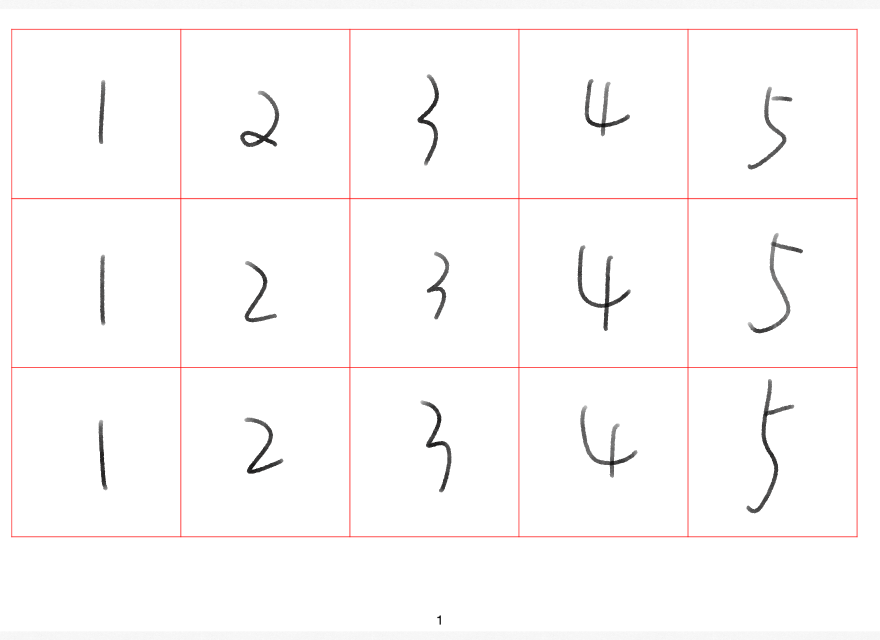
#> input picture Image_Video_Recognition/original_dataset/cheng/13.png, 2640 x 1920 px (shown at 1/3 size)
$ jupyter execute --allow-errors clip_img.ipynb
#> lines starting #> are read from the running program, lines starting #| are printed output that depends on the picture
[cell 1]
import cv2

img = cv2.imread('a.png')

#> (a cell that did not finish here is left out)

[cell 3]
# col = [[30,440], [445,855], [860, 1270], [1275, 1685], [1690, 2100]]
# row = [[100, 510], [515, 925], [930, 1340]]
col = [[43,535], [548,1040], [1058, 1550], [1563, 2055], [2068, 2560]]
row = [[98, 590], [608, 1100], [1113, 1605]]

[cell 4]
row, col

[cell 5]
# for col_idx in col:
#     for row_idx in row:
#         sub = img[col_idx[0]:col_idx[1], row_idx[0]:row_idx[1]]

def clip2(img, prefix_list, prefix_idx=0, start_idx=1, out_dir='./temp/'):
    for i in range(15):
        c = int(i/3)
        r = i%3
        perfix=prefix_list[prefix_idx]

        col_idx = col[c]
        row_idx = row[r]
        sub = img[row_idx[0]:row_idx[1], col_idx[0]:col_idx[1]]
        sub = cv2.resize(sub, (410, 410), interpolation=cv2.INTER_CUBIC)

        cv2.imwrite(out_dir+perfix[c]+'_'+str(start_idx+r).zfill(5)+'.png', sub)

img1 = cv2.imread('../original_dataset/cheng/13.png')
#> img1 is the input picture: shape (1920, 2640, 3); mean B, G, R 250.6, 250.6, 252.6
img2 = cv2.imread('../original_dataset/cheng/14.png')
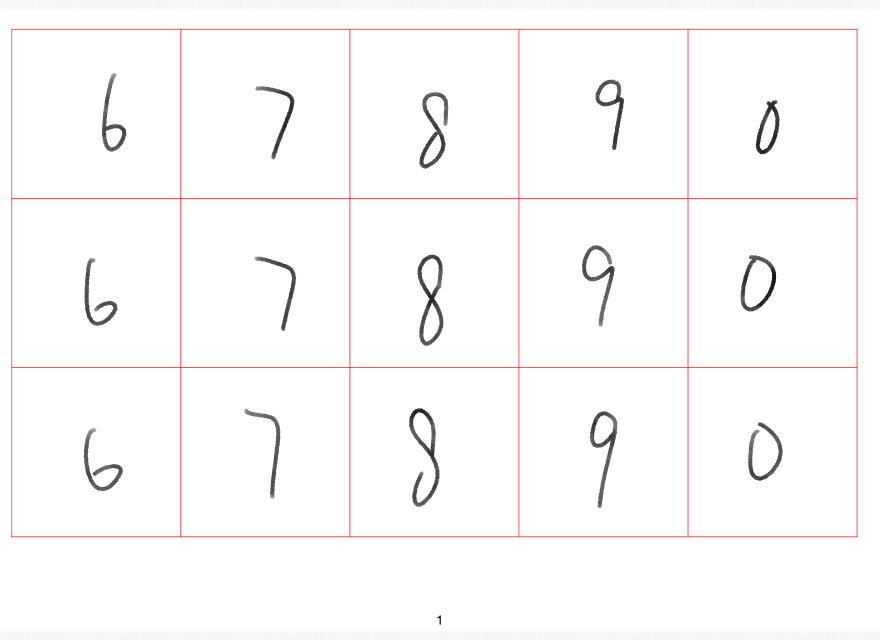
#> input picture Image_Video_Recognition/original_dataset/cheng/14.png, 2640 x 1920 px (shown at 1/3 size)
#> img2 is the input picture: shape (1920, 2640, 3); mean B, G, R 250.2, 250.2, 252.2
start_idx = 82
prefix_list = [['U0031', 'U0032', 'U0033', 'U0034', 'U0035'], ['U0036', 'U0037', 'U0038', 'U0039', 'U0030']]
clip2(img1, prefix_list, prefix_idx=0, start_idx=start_idx)
#> the loop in clip2, `for i in range(15):` made 15 passes
#> pass 1, in clip2, `sub = img[row_idx[0]:row_idx[1], col_idx[0]:col_idx[1]]`:
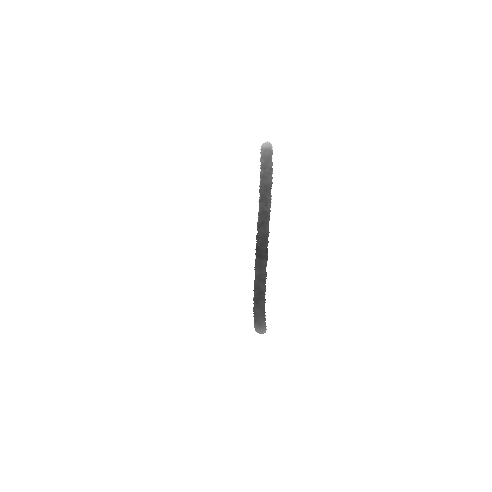
#> sub: shape (492, 492, 3); mean B, G, R 253.5, 253.5, 253.5
clip2(img2, prefix_list, prefix_idx=1, start_idx=start_idx)
#> the loop in clip2 (call 2), `for i in range(15):` made 15 passes
#> pass 1, in clip2 (call 2), `sub = img[row_idx[0]:row_idx[1], col_idx[0]:col_idx[1]]`:
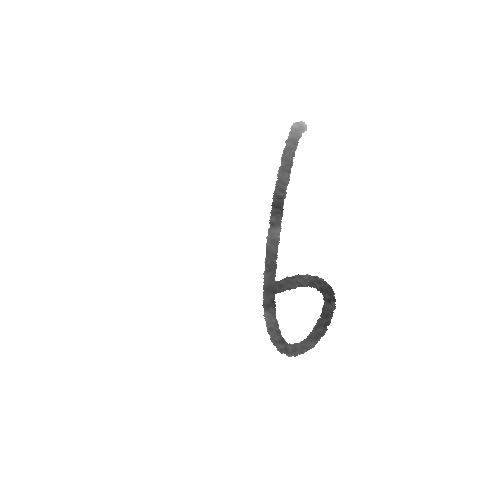
#> sub: shape (492, 492, 3); mean B, G, R 252, 252, 252
#> pass 2, in clip2 (call 2), `sub = img[row_idx[0]:row_idx[1], col_idx[0]:col_idx[1]]`:
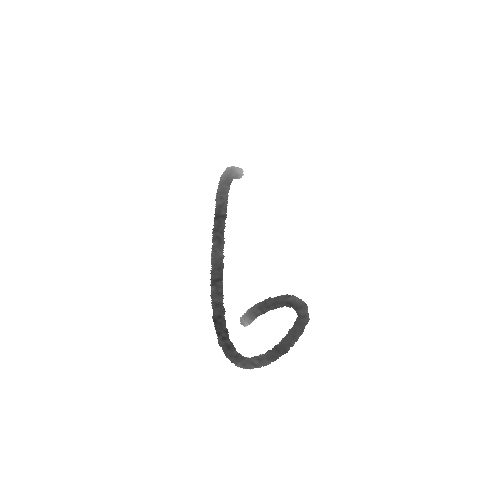
#> sub: shape (492, 492, 3); mean B, G, R 251.9, 251.9, 251.9

## real solution

[cell 6]
import cv2
import numpy as np

threshold = 200000

def clean_arr(arr):
    pre = arr[0]
    arr_clean = [pre]

    for i in arr:
        if np.abs(i-pre) < 5:
            pre = i
            continue
        else:
            arr_clean.append(i)
            pre = i

    return arr_clean

def clip(img, prefix_list, prefix_idx=0, start_idx=1, out_dir='./temp/'):
    # cv2默认为bgr顺序
    c_b = np.where(img.sum(0)[:,1] < threshold)
    c_g = np.where(img.sum(0)[:,0] < threshold)
    r_b = np.where(img.sum(1)[:,1] < threshold)
    r_g = np.where(img.sum(1)[:,0] < threshold)

    row = np.intersect1d(r_b,r_g)
    col = np.intersect1d(c_b,c_g)

    row_clean = clean_arr(row)
    col_clean = clean_arr(col)

    for i in range(15):
        c = int(i/3)
        r = i%3
        perfix=prefix_list[prefix_idx]
        sub = img[row_clean[r]+3:row_clean[r+1]-2, col_clean[c]+3:col_clean[c+1]-2]
        cv2.imwrite(out_dir+perfix[c]+'_'+str(start_idx+r).zfill(5)+'.png', sub)
#         cv2.imwrite(out_dir+'out'+str(i)+'.png', sub)

[cell 7]
img1 = cv2.imread('../original_dataset/cheng/01.png')
img2 = cv2.imread('../original_dataset/cheng/02.png')
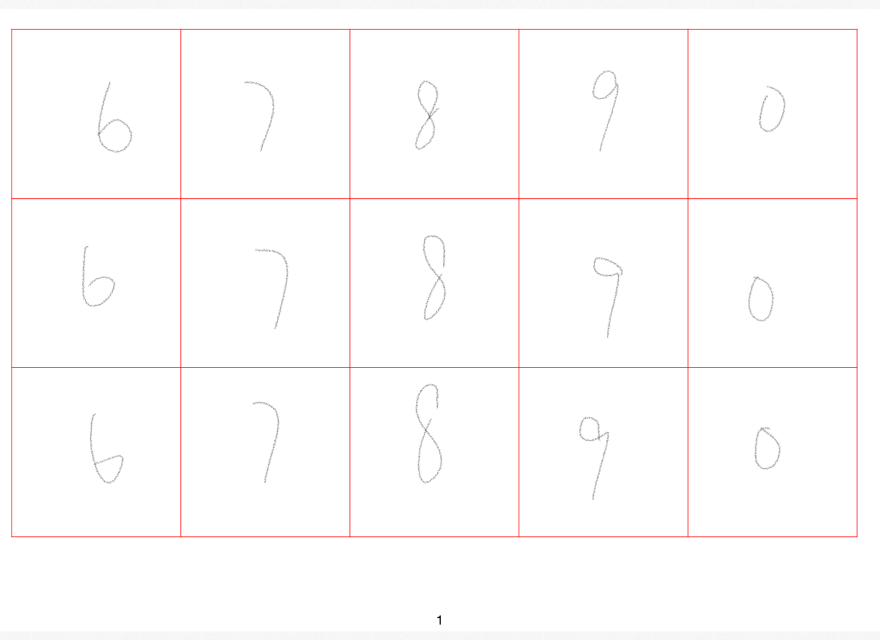
#> input picture Image_Video_Recognition/original_dataset/cheng/02.png, 2640 x 1920 px (shown at 1/3 size)
#> img2 is the input picture: shape (1920, 2640, 3); mean B, G, R 252.4, 252.4, 254.4
start_idx = 64
prefix_list = [['U0031', 'U0032', 'U0033', 'U0034', 'U0035'], ['U0036', 'U0037', 'U0038', 'U0039', 'U0030']]
#> (the rest of this cell did not finish here and is left out)

clip(img2, prefix_list, prefix_idx=1, start_idx=start_idx)

# change csv file

[cell 8]
def change_csv(original_file, out_file, new_writer):
#> called with original_file = '../dataset_clip/shen.csv', out_file = '../dataset_clip/cheng.csv'
    with open(original_file) as f:
#> (reads Image_Video_Recognition/dataset_clip/shen.csv from the repository)
        lines = [x for x in f.readlines()]

    new_list = []

    for line in lines[1:]:
#         import pdb
#         pdb.set_trace()
        new_name = str(int(line.split('\"')[1].split('_')[1].split('.')[0])+63).zfill(5)+'.png"'
        new_line = line.split(',')
        new_line[0] = new_line[0].split('_')[0]+'_'+new_name
        new_line[2] = new_writer
        new_line = "".join(new_line).replace(' ', ', ')
        new_list.append(new_line)

    with open(out_file, 'w') as f:
        for i in new_list:
            f.write(i)
